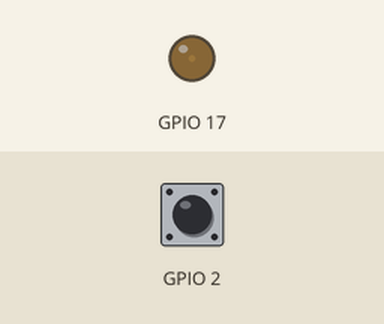
The program below on a simulated Raspberry Pi (BCM pin numbers). Parts: output pins drawn as LEDs (lit = HIGH). Inputs (shaded band) come from the test bench; at power-on: GPIO 2 HIGH. What the program prints to the terminal is not drawn. At 10.0 s the program stops and its outputs stay as they are.

Above: at 0.05 s.
At 0.55 s:
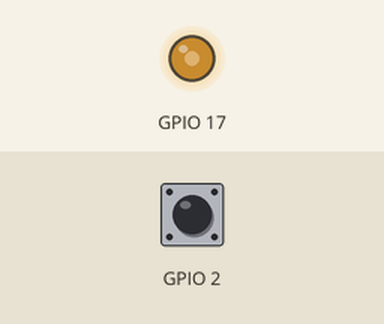
At 0.9 s:
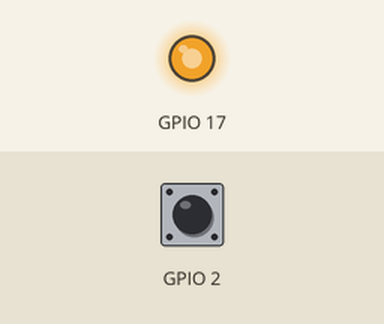
At 1.75 s:
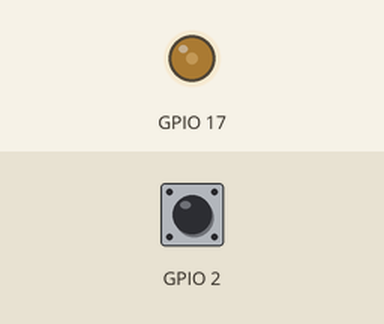
Timing chart, 0 to 4.6 s (numbered marks = the images above):
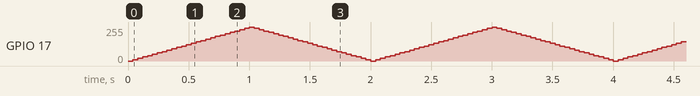

The program:

raspberryio.py
```python
import sys
import os
if os.uname()[1] == 'raspberrypi':
    from gpiozero import PWMLED
    from gpiozero import Button
class RaspberryIO(object):
    """Raspberry IO wrapper class.
    """

    def __init__(self, led_pin = 17, button_pin = 2, callback = None):
        if 'gpiozero' in sys.modules:
            self._led = PWMLED(led_pin)
            if callback is not None:
                self._button = Button(button_pin)
                self._button.when_pressed = callback
        else:
            print("Skip RaspberryIO init")
            self._led = None
    def __del__(self):
        self.led_off()
        del self._led
    def led_pulse(self):
        if self._led is None:
            return
        self._led.pulse()
    def led_blink(self):
        if self._led is None:
            return
        self._led.blink()
    def led_blink_fast(self):
        if self._led is None:
            return
        self._led.blink(0.1, 0.4)
    def led_on(self):
        if self._led is None:
            return
        self._led.on()
    def led_off(self):
        self._led.off()

if __name__ == '__main__':

    io = RaspberryIO(callback=lambda:print('pressed.'))
    io.led_pulse()
    from time import sleep
    sleep(10)
    print('exit')
    del io
    exit()
```
